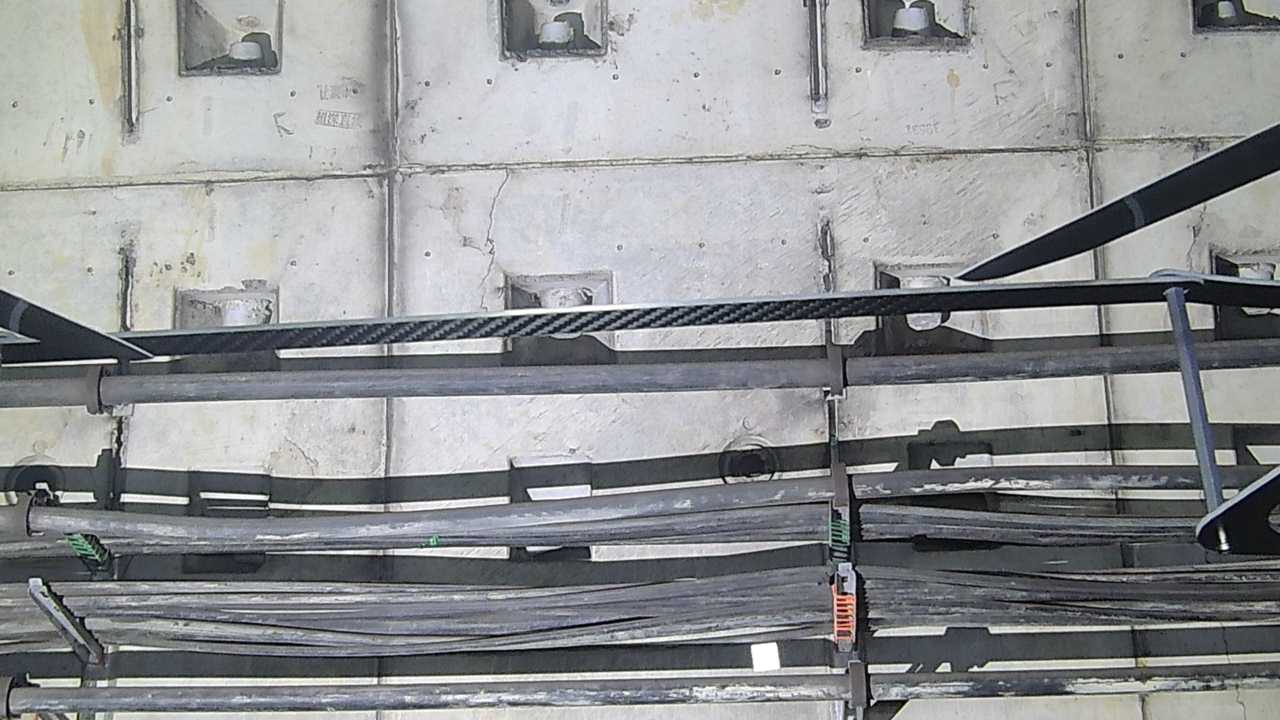
#> input picture ai/datasets/cracks/crack_1.jpg, 1280 x 720 px, found by its file name; its folder holds 3 pictures in this run
$ python train_crack_model.py   (older library calls are emulated)
#> lines starting #> are read from the running program, lines starting #| are printed output that depends on the picture
"""
Train Concrete Structural Crack Detector on real concrete lining images.
"""

import os
import cv2
import numpy as np
import joblib
from sklearn.svm import SVC
from sklearn.metrics import classification_report

def extract_features(img_path: str):
    """Extract computer vision features (Canny edge intensity, variance, Laplacian score)."""
#> called with img_path = 'ai/datasets/cracks/crack_1.jpg'
    img = cv2.imread(img_path, cv2.IMREAD_GRAYSCALE)
#> img: shape (720, 1280); min 0, max 255, mean 146
    if img is None:
        raise ValueError(f"Failed to load image: {img_path}")

    img_resized = cv2.resize(img, (256, 256))
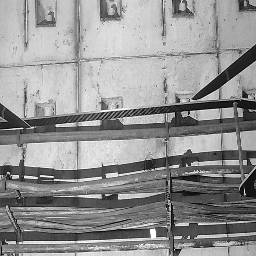
#> img_resized: shape (256, 256); min 0, max 255, mean 145.8

    # Canny Edge Detection (cracks create high edge density)
    edges = cv2.Canny(img_resized, 50, 150)
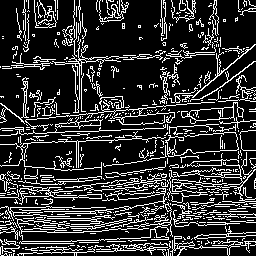
#> edges: shape (256, 256); 19.5% white in thin lines or dots
    edge_density = np.mean(edges > 0)
#> edge_density = 0.195

    # Laplacian Variance (sharp crack edges increase variance)
    laplacian_var = cv2.Laplacian(img_resized, cv2.CV_64F).var()
#> laplacian_var = 6027.8

    # Intensity Statistics
    mean_val = np.mean(img_resized)
#> mean_val = 145.8
    std_val = np.std(img_resized)
#> std_val = 59.33
    min_val = np.min(img_resized)
#> min_val = 0

    # Dark line features (cracks are thin dark lines)
    dark_ratio = np.mean(img_resized < (mean_val - 1.2 * std_val))
#> dark_ratio = 0.17

    return [edge_density, laplacian_var, mean_val, std_val, min_val, dark_ratio]


def main():
    dataset_dir = os.path.join("ai", "datasets", "cracks")
    X = []
    y = []
    filenames = []

    for fname in os.listdir(dataset_dir):
        if not fname.endswith((".jpg", ".png", ".jpeg")):
            continue
        fpath = os.path.join(dataset_dir, fname)
        feat = extract_features(fpath)
#> feat = [0.195, 6027.8, 145.8, 59.33, 0, 0.17]
        X.append(feat)
        label = 1 if fname.startswith("crack") else 0
        y.append(label)
        filenames.append(fname)
#> pass 2 of the loop in main, `for fname in os.listdir(dataset_dir):`:
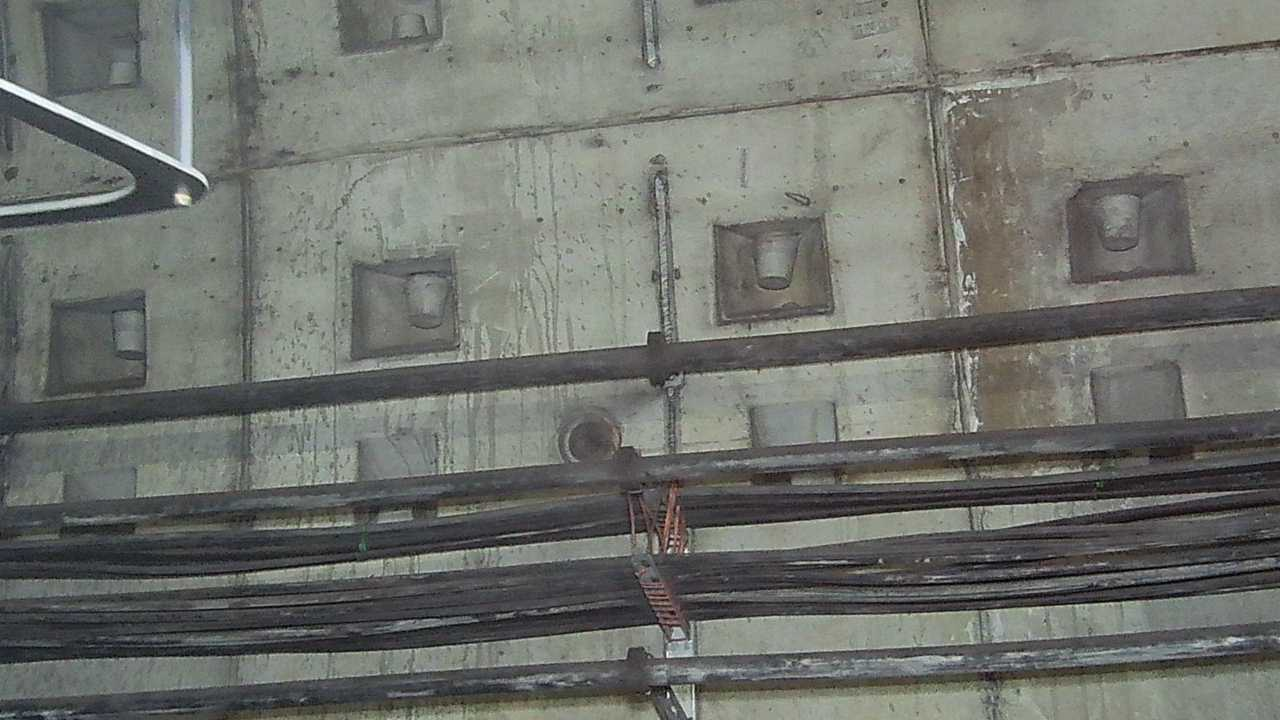
#> input picture ai/datasets/cracks/crack_2.jpg, 1280 x 720 px, found by its file name
#> in extract_features (call 2), `img_resized = cv2.resize(img, (256, 256))`:
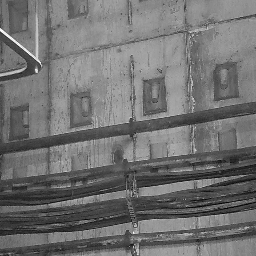
#> img_resized: shape (256, 256); min 1, max 255, mean 112.7
#> in extract_features (call 2), `edges = cv2.Canny(img_resized, 50, 150)`:
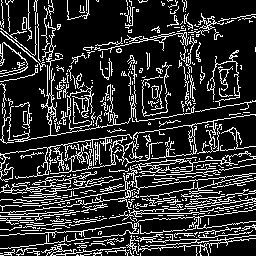
#> edges: shape (256, 256); 19.2% white in thin lines or dots
#> edge_density = 0.192
#> laplacian_var = 2142.4
#> mean_val = 112.7
#> std_val = 35.57
#> min_val = 1
#> dark_ratio = 0.149
#> feat = [0.192, 2142.4, 112.7, 35.57, 1, 0.149]
#> pass 3 of the loop in main, `for fname in os.listdir(dataset_dir):`:
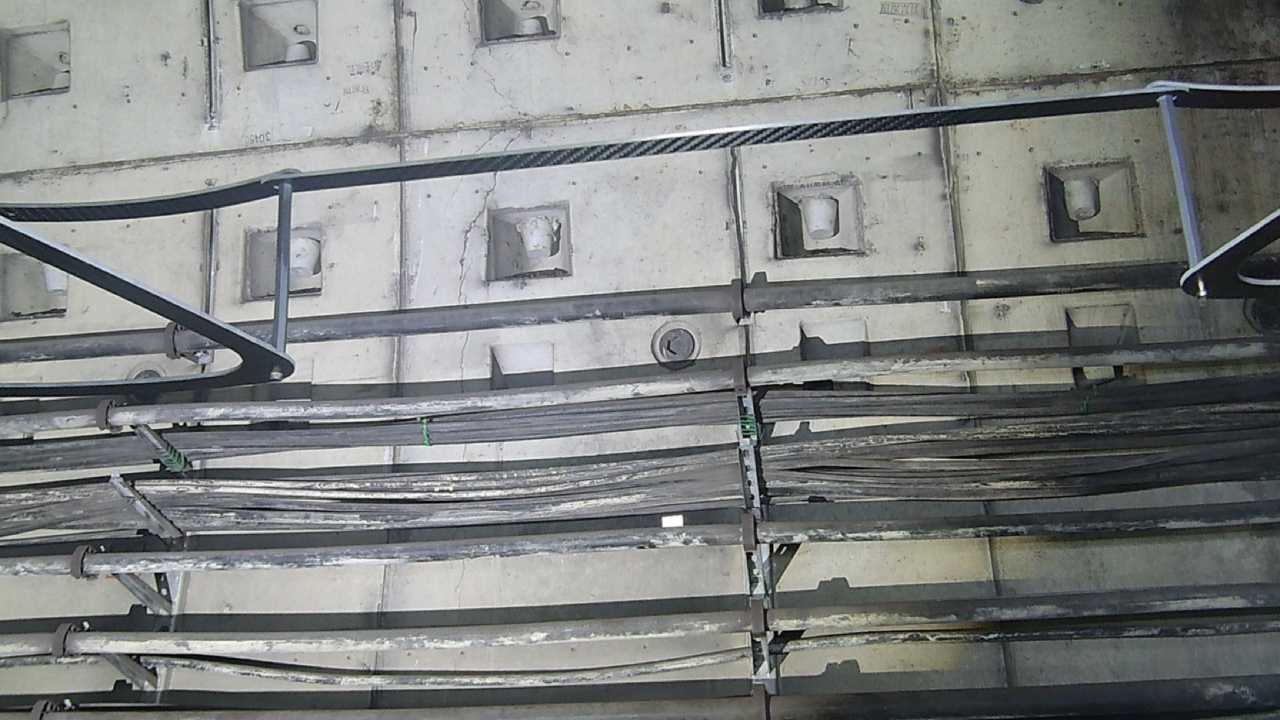
#> input picture ai/datasets/cracks/crack_3.jpg, 1280 x 720 px, found by its file name
#> in extract_features (call 3), `img_resized = cv2.resize(img, (256, 256))`:
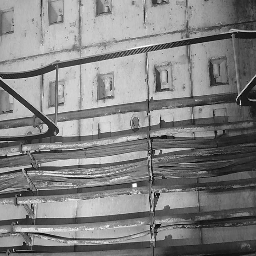
#> img_resized: shape (256, 256); min 0, max 255, mean 129.6
#> in extract_features (call 3), `edges = cv2.Canny(img_resized, 50, 150)`:
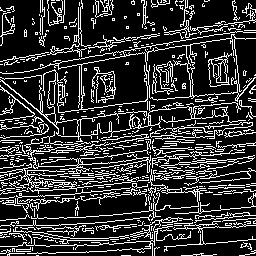
#> edges: shape (256, 256); 20.7% white in thin lines or dots
#> edge_density = 0.207
#> laplacian_var = 4350.4
#> mean_val = 129.6
#> std_val = 55.1
#> min_val = 0
#> dark_ratio = 0.155
#> feat = [0.207, 4350.4, 129.6, 55.1, 0, 0.155]

    X = np.array(X)
#> X = [[0.195, 6027.8, 145.8, 59.33, 0, 0.17], [0.192, 2142.4, 112.7, 35.57, 1, 0.149], [0.207, 4350.4, 129.6, 55.1, 0, 0.155]]
    y = np.array(y)

    print(f"Loaded {len(X)} real concrete image feature vectors.")
#| Loaded 3 real concrete image feature vectors.
    print("Features shape:", X.shape)
#| Features shape: (3, 6)

    model = SVC(probability=True, kernel="rbf", C=1.0)
#> (the run stopped early here; a loop or call above may not have finished)
